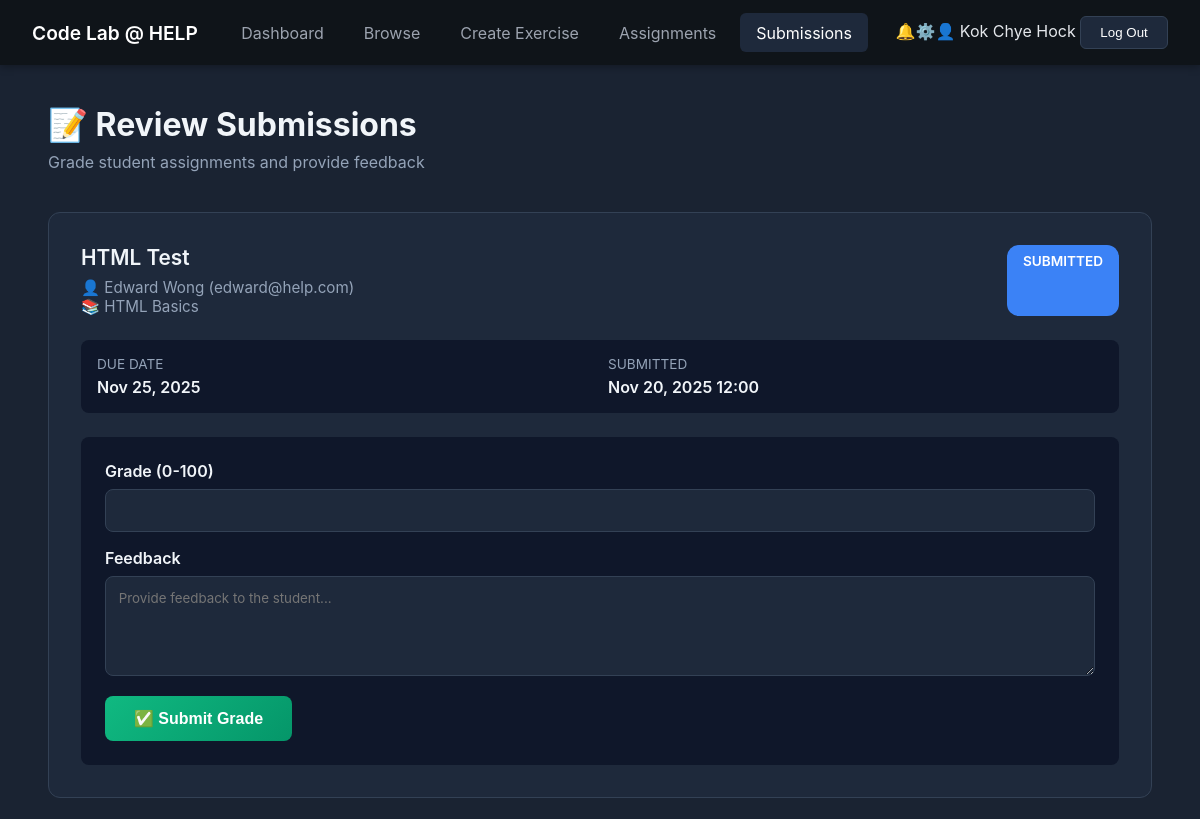
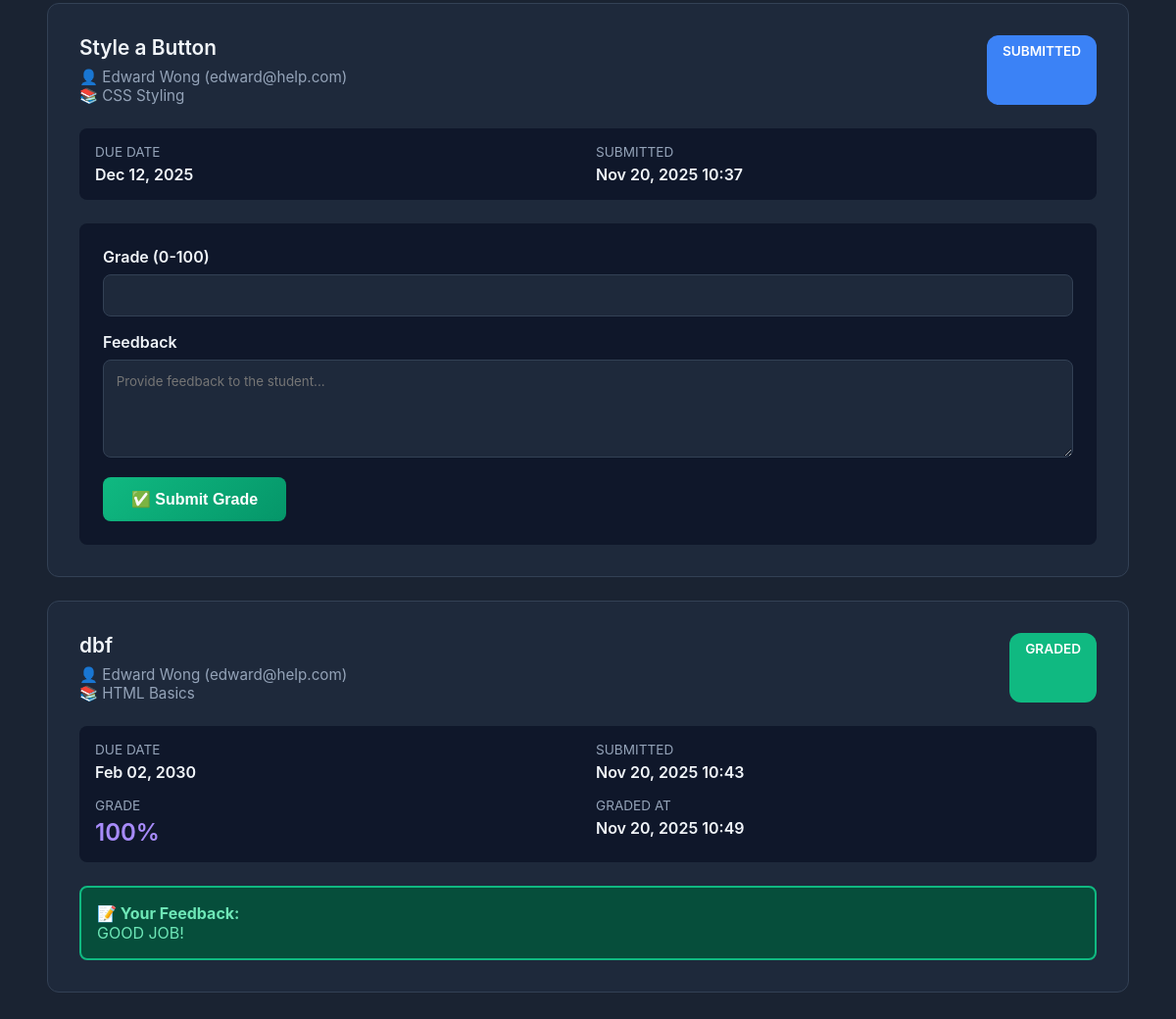
/PHP/instructor_submissions.php (signed in), run on the app's committed database (2 pictures, top to bottom).
### tables this page shows
CREATE TABLE `assignments` (
  `id` int(10) UNSIGNED NOT NULL,
  `exercise_id` int(10) UNSIGNED NOT NULL,
  `instructor_id` int(10) UNSIGNED NOT NULL,
  `student_id` int(10) UNSIGNED DEFAULT NULL,
  `title` varchar(200) NOT NULL,
  `description` text DEFAULT NULL,
  `due_date` datetime DEFAULT NULL,
  `status` enum('pending','submitted','graded') DEFAULT 'pending',
  `grade` int(11) DEFAULT NULL,
  `feedback` text DEFAULT NULL,
  `submitted_at` datetime DEFAULT NULL,
  `graded_at` datetime DEFAULT NULL,
  `updated_at` timestamp NOT NULL DEFAULT current_timestamp() ON UPDATE current_timestamp(),
  `created_at` timestamp NOT NULL DEFAULT current_timestamp()
);

CREATE TABLE `exercises` (
  `id` int(10) UNSIGNED NOT NULL,
  `lesson_id` int(10) UNSIGNED NOT NULL,
  `title` varchar(200) NOT NULL,
  `description` text DEFAULT NULL,
  `instructions` text NOT NULL,
  `starter_code` text DEFAULT NULL,
  `solution_code` text DEFAULT NULL,
  `test_cases` longtext DEFAULT NULL CHECK (json_valid(`test_cases`)),
  `hints` longtext DEFAULT NULL CHECK (json_valid(`hints`)),
  `points` int(11) DEFAULT 10,
  `difficulty` enum('easy','medium','hard') DEFAULT 'easy',
  `order_index` int(11) DEFAULT 0,
  `created_at` timestamp NOT NULL DEFAULT current_timestamp()
);

CREATE TABLE `users` (
  `id` int(11) UNSIGNED NOT NULL,
  `full_name` varchar(100) NOT NULL,
  `email` varchar(100) NOT NULL,
  `role` enum('student','instructor','admin') NOT NULL,
  `password` varchar(255) NOT NULL,
  `created_at` timestamp NOT NULL DEFAULT current_timestamp(),
  `first_login` tinyint(1) DEFAULT 1
);

CREATE TABLE `lessons` (
  `id` int(10) UNSIGNED NOT NULL,
  `title` varchar(200) NOT NULL,
  `description` text DEFAULT NULL,
  `category` enum('frontend','backend','fullstack') NOT NULL,
  `difficulty` enum('beginner','intermediate','advanced') DEFAULT 'beginner',
  `content_type` enum('video','text','interactive') DEFAULT 'text',
  `duration_minutes` int(11) DEFAULT 0,
  `order_index` int(11) DEFAULT 0,
  `is_published` tinyint(1) DEFAULT 1,
  `created_by` int(10) UNSIGNED DEFAULT NULL,
  `created_at` timestamp NOT NULL DEFAULT current_timestamp(),
  `updated_at` timestamp NOT NULL DEFAULT current_timestamp() ON UPDATE current_timestamp()
);

### PHP/instructor_submissions.php (the view, shortened to what this page needs)
<?php
include 'db_connect.php';
$instructor_name = $_SESSION['full_name'];
$instructor_id = $_SESSION['user_id'];
$submissions_query = $conn->prepare("
    SELECT
        a.*,
        e.title as exercise_title,
        e.description as exercise_description,
        l.title as lesson_title,
        l.category,
        u.full_name as student_name,
        u.email as student_email
    FROM assignments a
    INNER JOIN exercises e ON e.id = a.exercise_id
    INNER JOIN lessons l ON l.id = e.lesson_id
    INNER JOIN users u ON u.id = a.student_id
    WHERE a.instructor_id = ? AND a.status IN ('submitted', 'graded')
    ORDER BY
        CASE WHEN a.status = 'submitted' THEN 1 ELSE 2 END,
        a.submitted_at DESC
");
$submissions_query->bind_param("i", $instructor_id);
$submissions_query->execute();
$submissions = $submissions_query->get_result();
?>
<!DOCTYPE html>
<html lang="en">
<head>
</head>
<body>
  <nav class="navbar">
    <div class="logo">
      <a href="instructorDashboard.php">Code Lab @ HELP</a>
    </div>
    <ul class="nav-links">
      <li><a href="instructorDashboard.php">Dashboard</a></li>
      <li><a href="instructor_lessons.php">Browse</a></li>
      <li><a href="instructor_create_exercise.php">Create Exercise</a></li>
      <li><a href="instructor_assignments.php">Assignments</a></li>
      <li><a href="instructor_submissions.php" class="active">Submissions</a></li>
    </ul>
    <div class="nav-icons"><span class="icon">🔔</span><span class="icon">⚙️</span><span class="icon">👤</span>
<span class="username"><?php echo htmlspecialchars($instructor_name);?></span>
<button class="logout-btn" onclick="if(confirm('Log out?'))location.href='logout.php'">Log Out</button></div></nav>
  <div class="container">
    <h2>📝 Review Submissions</h2>
    <p class="subtitle">Grade student assignments and provide feedback</p>
    <div class="submissions-grid">
      <?php if ($submissions->num_rows > 0): ?>
        <?php while ($sub = $submissions->fetch_assoc()): ?>
          <div class="submission-card">
            <div class="submission-header">
              <div>
                <div class="submission-title"><?php echo htmlspecialchars($sub['exercise_title']); ?></div>
                <div class="student-info">
                  👤 <?php echo htmlspecialchars($sub['student_name']); ?>
                  (<?php echo htmlspecialchars($sub['student_email']); ?>)
                </div>
                <div class="student-info">
                  📚 <?php echo htmlspecialchars($sub['lesson_title']); ?>
                </div>
              </div>
              <span class="status-badge status-<?php echo $sub['status']; ?>">
                <?php echo strtoupper($sub['status']); ?>
              </span>
            </div>
            <div class="submission-details">
              <div class="detail-item">
                <span class="detail-label">Due Date</span>
                <span class="detail-value"><?php echo date('M d, Y', strtotime($sub['due_date'])); ?></span>
              </div>
              <div class="detail-item">
                <span class="detail-label">Submitted</span>
                <span class="detail-value"><?php echo date('M d, Y H:i', strtotime($sub['submitted_at'])); ?></span>
              </div>
              <?php if ($sub['status'] === 'graded'): ?>
                <div class="detail-item">
                  <span class="detail-label">Grade</span>
                  <span class="detail-value" style="color: #a78bfa; font-size: 1.5rem;">
                    <?php echo $sub['grade']; ?>%
                  </span>
                </div>
                <div class="detail-item">
                  <span class="detail-label">Graded At</span>
                  <span class="detail-value"><?php echo date('M d, Y H:i', strtotime($sub['graded_at'])); ?></span>
                </div>
              <?php endif; ?>
            </div>
            <?php if ($sub['status'] === 'submitted'): ?>
              <form method="POST" class="grade-form">
                <div class="form-group">
                  <label>Grade (0-100)</label>
                  <input type="number" name="grade" min="0" max="100" required>
                </div>
                <div class="form-group">
                  <label>Feedback</label>
                  <textarea name="feedback" placeholder="Provide feedback to the student..."></textarea>
                </div>
                <button type="submit" name="grade_submission" class="btn-submit">
                  ✅ Submit Grade
                </button>
              </form>
            <?php else: ?>
              <div class="graded-info">
                <strong>📝 Your Feedback:</strong><br>
                <?php echo nl2br(htmlspecialchars($sub['feedback'])); ?>
              </div>
            <?php endif; ?>
          </div>
        <?php endwhile; ?>
      <?php endif; ?>
    </div>
  </div>
</body>
</html>

### PHP/instructor_submissions.php (style rules this page uses)
* { box-sizing: border-box; margin: 0; padding: 0; }
body { font-family: -apple-system, BlinkMacSystemFont, 'Segoe UI', Roboto, sans-serif; background-color: #1a2332; color: #e4e7eb; }
.navbar { background-color: #0f1419; padding: 1rem 2rem; display: flex; justify-content: space-between; align-items: center; box-shadow: 0 2px 8px rgba(0,0,0,0.3); }
.logo a { color: white; text-decoration: none; font-weight: 600; font-size: 1.2rem; }
.nav-links { list-style: none; display: flex; gap: 0.5rem; }
.nav-links li a { color: #9ca3af; text-decoration: none; padding: 0.6rem 1rem; border-radius: 6px; }
.nav-links li a.active { background-color: #1e293b; color: white; }
.container { max-width: 1400px; margin: 0 auto; padding: 2.5rem 3rem; }
h2 { font-size: 2rem; color: #f1f5f9; margin-bottom: 0.5rem; }
.subtitle { color: #94a3b8; margin-bottom: 2.5rem; }
.submissions-grid { display: grid; gap: 1.5rem; }
.submission-card { background-color: #1e293b; border-radius: 12px; padding: 2rem; border: 1px solid #334155; }
.submission-header { display: flex; justify-content: space-between; margin-bottom: 1.5rem; }
.submission-title { font-size: 1.3rem; font-weight: 600; color: #f1f5f9; margin-bottom: 0.5rem; }
.student-info { color: #94a3b8; font-size: 0.95rem; }
.status-badge { padding: 0.5rem 1rem; border-radius: 12px; font-size: 0.85rem; font-weight: 600; }
.status-submitted { background-color: #3b82f6; color: white; }
.status-graded { background-color: #10b981; color: white; }
.submission-details { display: grid; grid-template-columns: 1fr 1fr; gap: 1rem; margin-bottom: 1.5rem; padding: 1rem; background-color: #0f172a; border-radius: 8px; }
.detail-item { display: flex; flex-direction: column; gap: 0.3rem; }
.detail-label { font-size: 0.85rem; color: #94a3b8; text-transform: uppercase; }
.detail-value { font-weight: 600; color: #f1f5f9; }
.grade-form { background-color: #0f172a; padding: 1.5rem; border-radius: 8px; margin-top: 1rem; }
.form-group { margin-bottom: 1rem; }
.form-group label { display: block; margin-bottom: 0.5rem; font-weight: 600; color: #f1f5f9; }
.form-group input, .form-group textarea { width: 100%; padding: 0.8rem; border: 1px solid #334155; border-radius: 8px; background-color: #1e293b; color: white; font-family: inherit; }
.form-group textarea { min-height: 100px; resize: vertical; }
.btn-submit { background: linear-gradient(135deg, #10b981, #059669); color: white; padding: 0.8rem 1.8rem; border: none; border-radius: 8px; cursor: pointer; font-weight: 600; font-size: 1rem; }
.graded-info { background-color: #064e3b; border: 2px solid #10b981; padding: 1rem; border-radius: 8px; color: #6ee7b7; }
.logout-btn { background-color:#1e293b;color:white;border:1px solid #334155;padding:.5rem 1.2rem;cursor:pointer;border-radius:6px }

### data on the page
assignments: exercise.title "HTML Test", student.full_name "Edward Wong", student.email "edward@help.com", lessons.title "HTML Basics", status "SUBMITTED", due_date "Nov 25, 2025", submitted_at "Nov 20, 2025 12:00"
assignments: exercise.title "Style a Button", student.full_name "Edward Wong", student.email "edward@help.com", lessons.title "CSS Styling", status "SUBMITTED", due_date "Dec 12, 2025", submitted_at "Nov 20, 2025 10:37"
assignments: exercise.title "dbf", student.full_name "Edward Wong", student.email "edward@help.com", lessons.title "HTML Basics", status "GRADED", due_date "Feb 02, 2030", submitted_at "Nov 20, 2025 10:43", grade "100", graded_at "Nov 20, 2025 10:49", feedback "GOOD JOB!"

### other printed values
$instructor_name "Kok Chye Hock"
